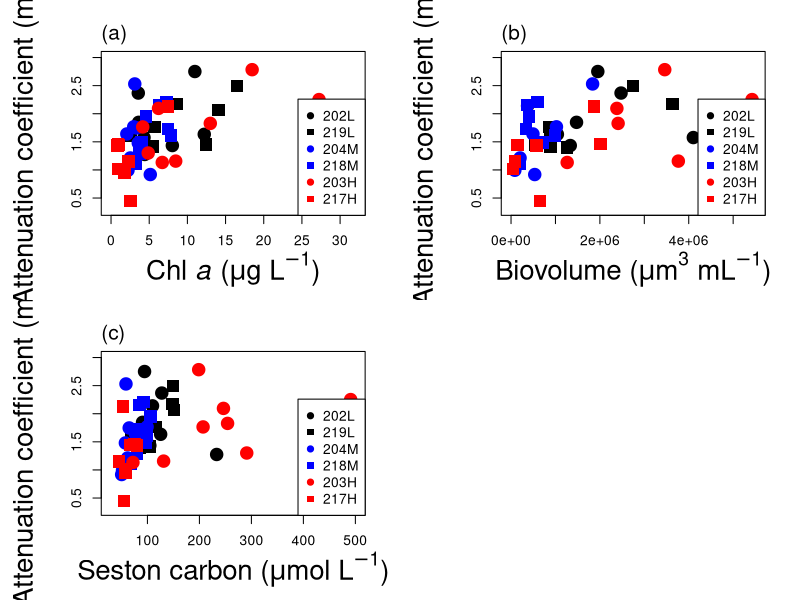

Write R code to recreate this figure.
### Figure S3 in Yamamichi et al. 
### A shady phytoplankton paradox: When phytoplankton increases under low light
# Attenuation coefficients vs. phytoplankton abundance

panelLabel=function(text) mtext(text,side=3,adj=0,cex=1.25,line=0.5); 
read.csv("attenuation.csv",header=TRUE)->y
y1<-t(y[,-1])
y2<-c(mean(y1[,1]),mean(y1[,2]),mean(y1[,3]),mean(y1[,4]),mean(y1[,5]),mean(y1[,6]))
y3<-c(y1[,1],y1[,2],y1[,3],y1[,4],y1[,5],y1[,6])

dev.new(width=10,height=10); 
par(mfrow = c(2,2), mar=c(5, 6, 3, 2) + 0.1, mgp=c(3.5,1,0))
cols <- c("black", "black", "blue", "blue", "red", "red")
pchs <- c(19, 15, 19, 15, 19, 15)
type <- unique(y[, 1])


## Fig. S3a: chlorophyll a
read.csv("chla.csv",header=TRUE)->x
x1<-t(x[,-1])
x2<-c(mean(x1[,1]),mean(x1[,2]),mean(x1[,3]),mean(x1[,4]),mean(x1[,5]),mean(x1[,6]))
x3<-c(x1[,1],x1[,2],x1[,3],x1[,4],x1[,5],x1[,6])

plot(y1[,1]~x1[,1],xlim=c(0,32),ylim=c(0.3,3),xlab=expression(paste("Chl ", italic(a), " (", mu, "g ", L^{-1}, ")")),ylab=expression(paste("Attenuation coefficient (", m^{-1}, ")")),pch=19,col="black",cex=2,cex.lab=2)
for(i in 2:6){
	lines(y1[,i]~x1[,i],pch=pchs[i],col=cols[i],cex=2,type="p")
}
legend("bottomright", legend = type, pch = pchs, col = cols)
panelLabel("(a)");
#plot(x2,y2)
cor.test(x2,y2,method="spearman")
#plot(x3,y3)
cor.test(x3,y3,method="spearman")


## Fig. S3b: biovolume
read.csv("biomass.csv",header=TRUE)->x
x1<-t(x[,-1])
x2<-c(mean(x1[,1]),mean(x1[,2]),mean(x1[,3]),mean(x1[,4]),mean(x1[,5]),mean(x1[,6]))
x3<-c(x1[,1],x1[,2],x1[,3],x1[,4],x1[,5],x1[,6])

z<-c(1,2,3,4,6,7,8)
plot(y1[,1][z]~x1[,1],xlim=c(0,5500000),ylim=c(0.3,3),xlab=expression(paste("Biovolume (", mu, m^{3}, " m", L^{-1},  ")")),ylab=expression(paste("Attenuation coefficient (", m^{-1}, ")")),pch=19,col="black",cex=2,cex.lab=2)
for(i in 2:6){
	lines(y1[,i][z]~x1[,i],pch=pchs[i],col=cols[i],cex=2,type="p")
}
legend("bottomright", legend = type, pch = pchs, col = cols)
panelLabel("(b)");
cor.test(x2,y2,method="spearman")
y4<-c(y1[,1][z],y1[,2][z],y1[,3][z],y1[,4][z],y1[,5][z],y1[,6][z])
#plot(x3,y4)
cor.test(x3,y4,method="spearman")


## Fig. S3c: seston carbon
read.csv("sestonC.csv",header=TRUE)->x
x1<-t(x[,-1])
x2<-c(mean(x1[,1]),mean(x1[,2]),mean(x1[,3]),mean(x1[,4]),mean(x1[,5]),mean(x1[,6]))
x3<-c(x1[,1],x1[,2],x1[,3],x1[,4],x1[,5],x1[,6])

plot(y1[,1]~x1[,1],xlim=c(30,500),ylim=c(0.3,3),xlab=expression(paste("Seston carbon (", mu, "mol ", L^{-1},  ")")),ylab=expression(paste("Attenuation coefficient (", m^{-1}, ")")),pch=19,col="black",cex=2,cex.lab=2)
for(i in 2:6){
	lines(y1[,i]~x1[,i],pch=pchs[i],col=cols[i],cex=2,type="p")
}
legend("bottomright", legend = type, pch = pchs, col = cols)
panelLabel("(c)");
cor.test(x2,y2,method="spearman")
cor.test(x3,y3,method="spearman")